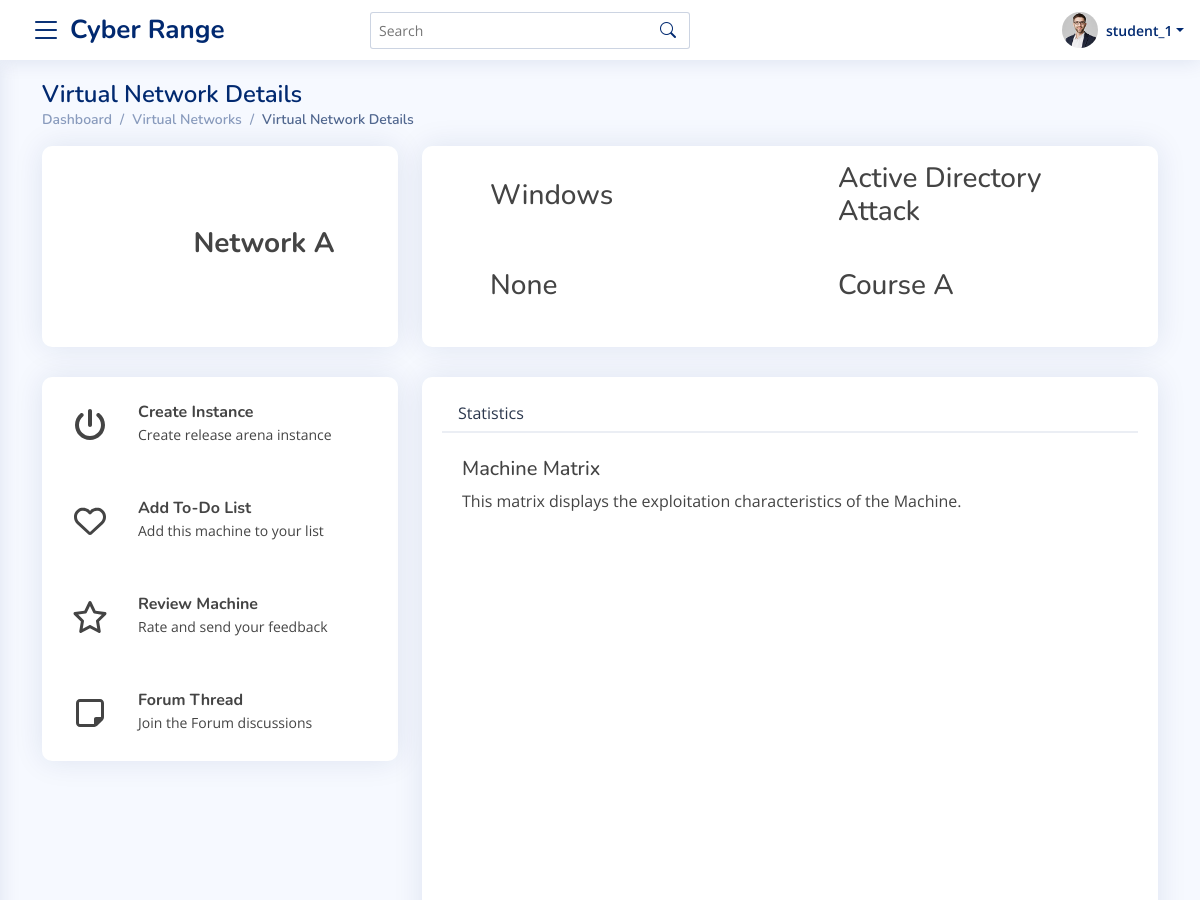
Before: /student/networks/1/detail (signed in, upper part) with the older database file.
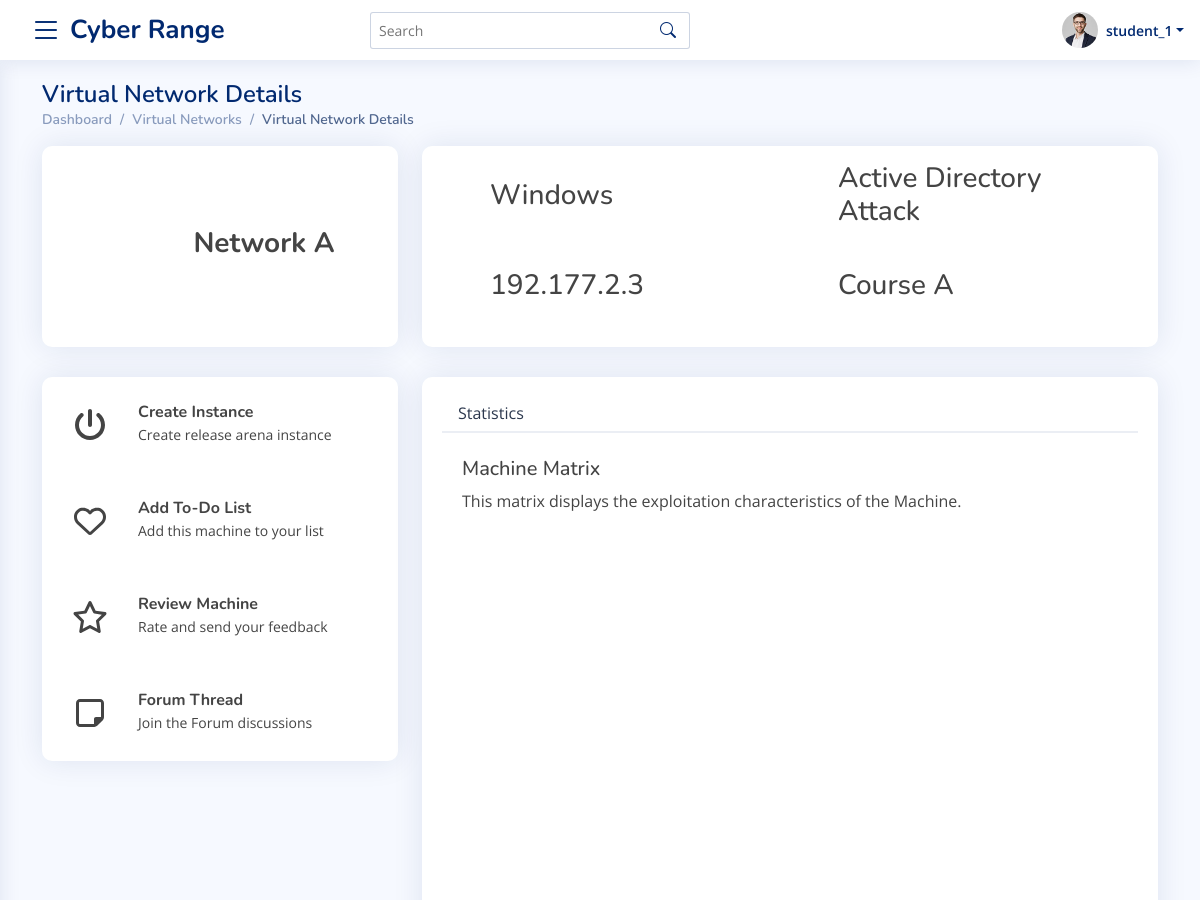
After: the same page with the newer database file.
### master_app/models.py (models this page shows, shortened)
class VirtualNetwork(models.Model):
    course = models.ForeignKey(Course, on_delete=models.CASCADE)
    name = models.CharField(max_length=100)
    description = RichTextField()
    operating_system = models.CharField(max_length=3, default=1 , choices=OPERATING_SYSTEM_CHOICES)
    scenarios = models.CharField(max_length=50, default="1" , choices=SCENARIOS_CATEGORYIES)
    rating  = models.CharField(max_length=1 , default="1", choices=RATING_CHOICES)
    config_file_url = models.URLField(max_length=300 , default="" , blank=True, null=True)
    ip_address = models.GenericIPAddressField(blank=True, null=True)
    topology_image = models.ImageField(upload_to="topologies/", blank=True, null=True)
    ssh_file = models.FileField(upload_to="sshFiles/" , blank=True, null=True)
    instructions = RichTextField(blank = True, null=True, default="")
    def get_operating_system(self):
        try:
            return OPERATING_SYSTEM_CHOICES_TEXT[self.operating_system]
        except:
            return None
    def get_scenarios(self):
        try:
            return SCENARIOS_CATEGORYIES_TEXT[self.scenarios]
        except:
            return None

class Course(models.Model):
    instructor = models.ForeignKey(User, on_delete=models.CASCADE)
    name = models.CharField(max_length=100)
    start_time = models.DateTimeField(auto_now_add=False, default=timezone.now)
    end_time = models.DateTimeField(auto_now_add=False, default=timezone.now)
    created_timestamp = models.DateTimeField( auto_now_add=True )
    description = RichTextField()
    is_approved = models.CharField(max_length=2, choices=APPROVED_CHOICES, default="1")

### master_app/views.py (the view)
# urls.py: path("student/networks/<int:vn_id>/detail", views.StudentMachineDetail, name="student-machine-detail-url"),
@login_required
@student_required
def StudentMachineDetail(request, vn_id):
    template_name = 'master_app/student/machine_detail.html'
    try:
        virtual_network = VirtualNetwork.objects.get(id = vn_id)
    except VirtualNetwork.DoesNotExist:
        messages.error(request, "Requested Virtual Network does not exist.")
        return redirect(reverse("student-machines-url"))
    except :
        messages.error(request, "Requested page does not exist.")
        return redirect(reverse("student-dasboard-url"))
    context = {
        "virtual_network" : virtual_network
    }
    return render(request, template_name, context)

### master_app/templates/master_app/student/machine_detail.html (shortened to what the changed rows need)
{%  extends 'base.html' %}
{% load static %}
{% block content %}
<main id="main" class="main">
      <section class="section dashboard">
        <div class="container">
          <div class="pagetitle">
            <h1>Virtual Network Details</h1>
          </div>
          <div class="row ">
              <div class="col-12 col-md-4 d-flex align-items-stretch">
                  <div class="card w-100">
                      <div class="card-body align-items-center d-flex justify-content-center">
                              <div class="ps-4">
                                <h6 class="mb-0 mt-3 fs-3 fw-bolder">{{ virtual_network.name }}</h6>
                              </div>
                      </div>
                  </div>
              </div>
              <div class="col-12 col-md-8 ">
                <div class="card ">
                  <div class="card-body">
                    <div class="container">
                      <div class="row align-items-center justify-content-center">
                        <div class="col py-3 px-lg-5 " ><h3>{{ virtual_network.get_operating_system  }}</h3></div>
                        <div class="col py-3 px-lg-5 "><h3>{{ virtual_network.get_scenarios  }}</h3></div>
                        <div class="col py-3 px-lg-5 "><h3>{{ virtual_network.ip_address  }}</h3></div>
                        <div class="col py-3 px-lg-5 "><h3>{{ virtual_network.course.name  }}</h3></div>
                      </div>
                    </div>
                  </div>
                </div>
              </div>
          </div>
        </div>
      </section>
</main>
{% endblock %}

Changed rows visible on the page:
changed VirtualNetwork "Network A": ip_address "None" → "192.177.2.3"
